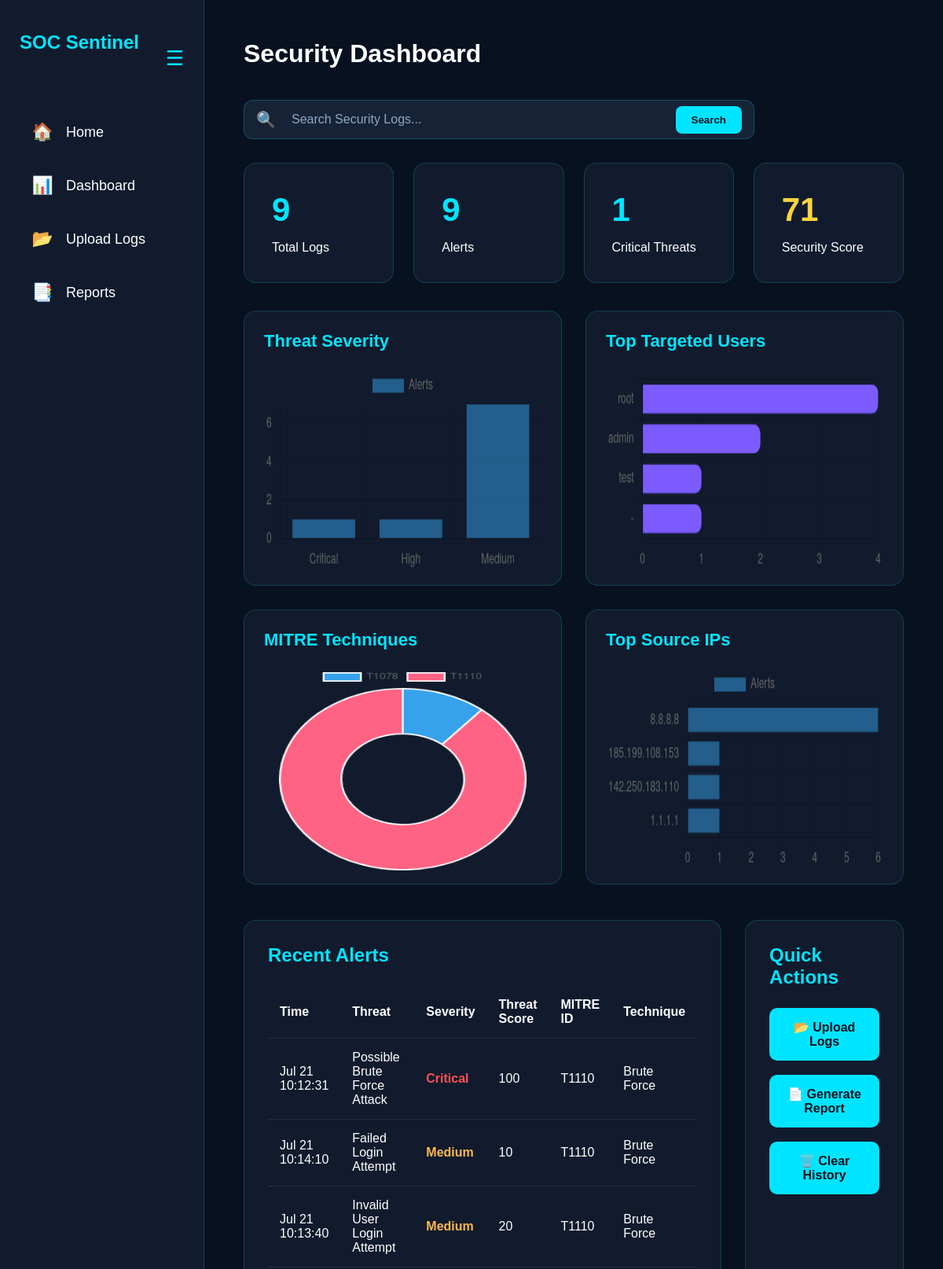
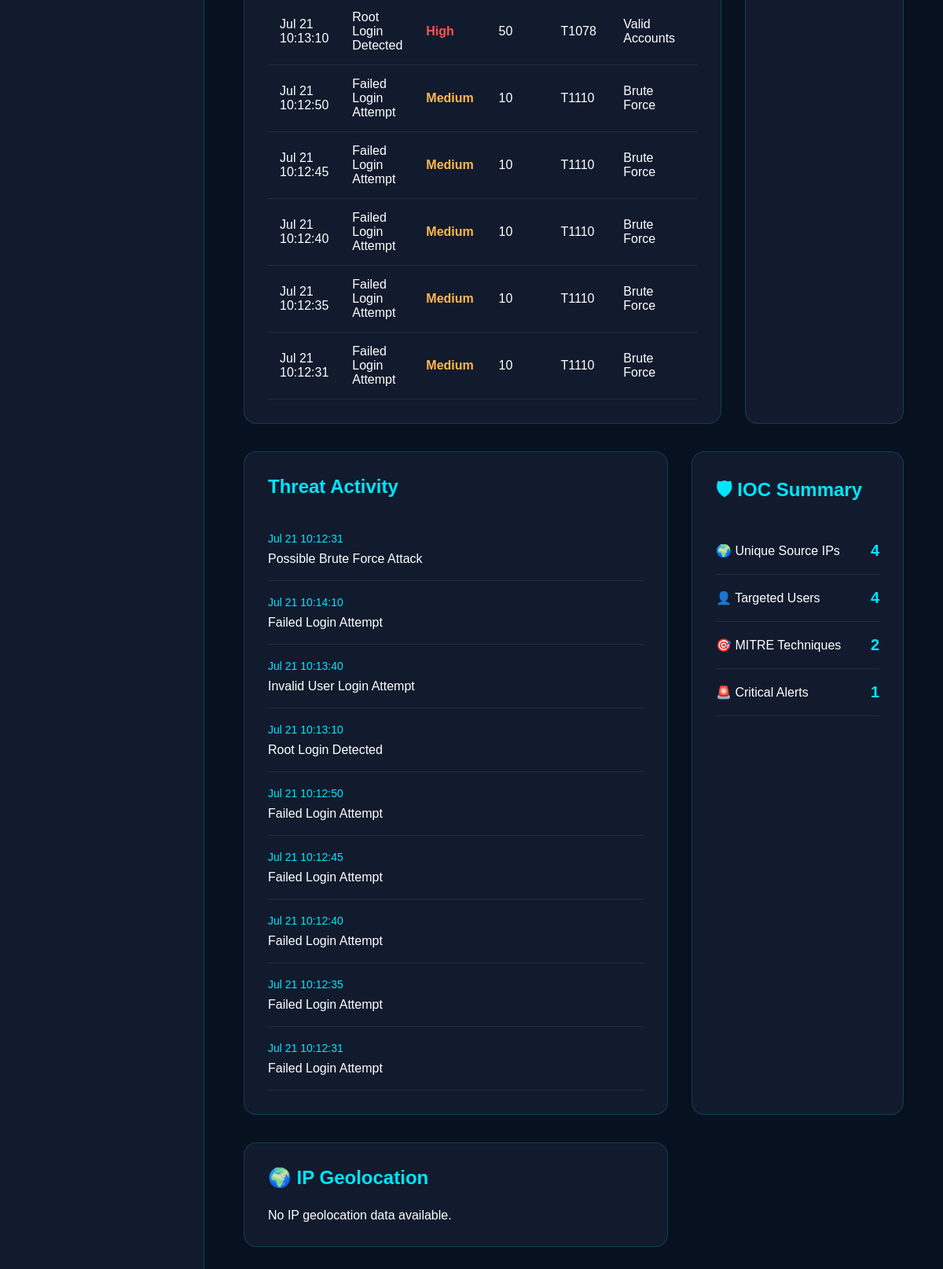
/dashboard, run on the app's committed database (2 pictures, top to bottom).
### tables this page shows
CREATE TABLE alerts (

            id INTEGER PRIMARY KEY AUTOINCREMENT,

            timestamp TEXT,

            severity TEXT,

            score INTEGER,

            mitre_id TEXT,

            mitre_name TEXT,

            alert TEXT,

             ip TEXT,

            username TEXT

        );

### app.py (the view)
@app.route("/dashboard")
def dashboard():
    global geo_results
    data = get_dashboard_data()
    query = request.args.get("search", "").strip()
    alerts = []
    for alert in data["recent_alerts"]:
        alerts.append({
            "timestamp": alert[0],
            "alert": alert[1],
            "severity": alert[2],
            "score": alert[3],
            "mitre_id": alert[4],
            "mitre_name": alert[5],
            "ip": alert[6] if len(alert) > 6 else "",
            "username": alert[7] if len(alert) > 7 else ""
        })
    filtered_alerts = search_logs(alerts, query)
    severity_labels = [item[0] for item in data["severity_data"]]
    severity_counts = [item[1] for item in data["severity_data"]]
    mitre_labels = [item[0] for item in data["mitre_data"]]
    mitre_counts = [item[1] for item in data["mitre_data"]]
    ip_labels = [item[0] for item in data["top_ips"]]
    ip_counts = [item[1] for item in data["top_ips"]]
    user_labels = [item[0] for item in data["top_users"]]
    user_counts = [item[1] for item in data["top_users"]]
    return render_template(
        "dashboard.html",
        total_logs=data["total_logs"],
        total_alerts=data["total_alerts"],
        critical_alerts=data["critical_alerts"],
        security_score=data["security_score"],
        unique_ips=data["unique_ips"],
        targeted_users=data["targeted_users"],
        mitre_count=data["mitre_count"],
        recent_alerts=filtered_alerts,
        geo_results=geo_results,
        search_query=query,
        result_count=len(filtered_alerts),
        severity_labels=severity_labels,
        severity_counts=severity_counts,
        mitre_labels=mitre_labels,
        mitre_counts=mitre_counts,
        ip_labels=ip_labels,
        ip_counts=ip_counts,
        user_labels=user_labels,
        user_counts=user_counts
    )

### search/search_logs.py (called while the page is built, shortened)
def search_logs(alerts, query=""):
    if not query:
        return alerts

### templates/dashboard.html (shortened to what this page needs)
<!DOCTYPE html>
<html lang="en">
<head>
    <link rel="stylesheet" href="{{ url_for('static', filename='css/style.css') }}">
</head>
<body>
<div class="dashboard">
    <aside class="sidebar" id="sidebar">
    <div class="sidebar-header">
        <h2 class="logo-text">SOC Sentinel</h2>
        <button id="toggle-btn" class="toggle-btn">
            ☰
        </button>
    </div>
    <ul>
        <li>
            <a href="/">
                <span class="icon">🏠</span>
                <span class="text">Home</span>
            </a>
        </li>
        <li>
            <a href="/dashboard">
                <span class="icon">📊</span>
                <span class="text">Dashboard</span>
            </a>
        </li>
        <li>
            <a href="/upload">
                <span class="icon">📂</span>
                <span class="text">Upload Logs</span>
            </a>
        </li>
        <li>
            <a href="/reports">
                <span class="icon">📑</span>
                <span class="text">Reports</span>
            </a>
        </li>
    </ul>
</aside>
    <main class="main-content">
        <h1>Security Dashboard</h1>
<div class="search-section">
    <form action="/dashboard" method="GET" class="search-form">
        <div class="search-box">
            <span class="search-icon">🔍</span>
            <input
                id="smartSearch"
                type="text"
                name="search"
                value="{{ search_query }}"
                placeholder="Search Security Logs..."
                autocomplete="off">
            <button type="submit">
                Search
            </button>
        </div>
    </form>
</div>
        <div class="cards">
            <div class="card">
                <h2>{{ total_logs }}</h2>
                <p>Total Logs</p>
            </div>
            <div class="card">
                <h2>{{ total_alerts }}</h2>
                <p>Alerts</p>
            </div>
            <div class="card">
                <h2>{{ critical_alerts }}</h2>
                <p>Critical Threats</p>
            </div>
                <div class="card">
        {% if security_score >= 90 %}
            <h2 style="color:#39ff88;">{{ security_score }}</h2>
            <p>Security Score</p>
        {% elif security_score >= 70 %}
            <h2 style="color:#ffd43b;">{{ security_score }}</h2>
            <p>Security Score</p>
        {% else %}
            <h2 style="color:#ff4d4d;">{{ security_score }}</h2>
            <p>Security Score</p>
        {% endif %}
    </div>
        </div>
                <div class="charts-grid">
        <div class="chart-card">
            <h2>Threat Severity</h2>
            <canvas id="severityChart"></canvas>
        </div>
        <div class="chart-card">
            <h2>Top Targeted Users</h2>
            <canvas id="usersChart"></canvas>
        </div>
        <div class="chart-card">
            <h2>MITRE Techniques</h2>
            <canvas id="mitreChart"></canvas>
        </div>
        <div class="chart-card">
            <h2>Top Source IPs</h2>
            <canvas id="ipChart"></canvas>
        </div>
    </div>
        <div class="dashboard-grid">
            <div class="recent-alerts">
                <h2>Recent Alerts</h2>
                <table>
                    <thead>
                        <tr>
                            <th>Time</th>
                            <th>Threat</th>
                            <th>Severity</th>
                            <th>Threat Score</th>
                            <th>MITRE ID</th>
                            <th>Technique</th>
                        </tr>
                    </thead>
                    <tbody>
                       {% for alert in recent_alerts %}
<tr>
    <td>{{ alert.timestamp }}</td>
    <td>{{ alert.alert }}</td>
    {% if alert.severity == "Critical" or alert.severity == "High" %}
        <td class="high">{{ alert.severity }}</td>
    {% elif alert.severity == "Medium" %}
        <td class="medium">{{ alert.severity }}</td>
    {% else %}
        <td class="low">{{ alert.severity }}</td>
    {% endif %}
    <td>{{ alert.score }}</td>
    <td>{{ alert.mitre_id }}</td>
    <td>{{ alert.mitre_name }}</td>
</tr>
{% endfor %}
                    </tbody>
                </table>
            </div>
            <div class="quick-actions">
                <h2>Quick Actions</h2>
                <a href="/upload" class="action-btn">📂 Upload Logs</a>
                <a href="/reports" class="action-btn">📄 Generate Report</a>
                <a href="/clear-history"
                   class="action-btn"
                   onclick="return confirm('Are you sure you want to clear all logs and alerts?')">
                    🗑️ Clear History
                </a>
            </div>
        </div>
        <section class="bottom-section">
            <div class="activity-panel">
                <h2>Threat Activity</h2>
                <div class="activity">
                    {% if recent_alerts %}
                        {% for alert in recent_alerts %}
                        <div class="activity-item">
                            <span>{{ alert.timestamp }}</span>
                            <p>{{ alert.alert }}</p>
                        </div>
                        {% endfor %}
                    {% else %}
                        <div class="activity-item">
                            <p>No threat activity found.</p>
                        </div>
                    {% endif %}
                </div>
            </div>
            <div class="system-panel">
        <h2>🛡 IOC Summary</h2>
        <div class="status-box">
            <p>🌍 Unique Source IPs</p>
            <strong>{{ unique_ips }}</strong>
        </div>
        <div class="status-box">
            <p>👤 Targeted Users</p>
            <strong>{{ targeted_users }}</strong>
        </div>
        <div class="status-box">
            <p>🎯 MITRE Techniques</p>
            <strong>{{ mitre_count }}</strong>
        </div>
        <div class="status-box">
            <p>🚨 Critical Alerts</p>
            <strong class="high">{{ critical_alerts }}</strong>
        </div>
    </div>
        </section>
<section class="bottom-section">
    <div class="recent-alerts" style="width:100%;">
        <h2>🌍 IP Geolocation</h2>
        {% if geo_results %}
        <table>
            <thead>
                <tr>
                    <th>IP Address</th>
                    <th>Country</th>
                    <th>City</th>
                    <th>ISP</th>
                    <th>Latitude</th>
                    <th>Longitude</th>
                </tr>
            </thead>
            <tbody>
                {% for geo in geo_results %}
                <tr>
                    <td>{{ geo.ip }}</td>
                    <td>
                        {% if geo.country_code %}
                        <img
                            src="https://flagsapi.com/{{ geo.country_code }}/flat/24.png"
                            width="24"
                            style="vertical-align:middle; margin-right:8px;">
                        {% endif %}
                        {{ geo.country }}
                    </td>
                    <td>{{ geo.city }}</td>
                    <td>{{ geo.isp }}</td>
                    <td>{{ geo.latitude }}</td>
                    <td>{{ geo.longitude }}</td>
                </tr>
                {% endfor %}
            </tbody>
        </table>
        {% else %}
            <p>No IP geolocation data available.</p>
        {% endif %}
    </div>
</section>
    </main>
</div>
<script>
new Chart(document.getElementById('severityChart'), {
    type: 'bar',
    data: {
        labels: {{ severity_labels|tojson }},
        datasets: [{
            label: 'Alerts',
            data: {{ severity_counts|tojson }}
        }]
    }
});
new Chart(document.getElementById('usersChart'), {
    type: 'bar',
    data: {
        labels: {{ user_labels|tojson }},
        datasets: [{
            label: 'Attack Attempts',
            data: {{ user_counts|tojson }},
            backgroundColor: "#7c5cff",
            borderRadius: 8
        }]
    },
    options: {
        indexAxis: 'y',
        plugins: {
            legend: {
                display: false
            }
        }
    }
});
new Chart(document.getElementById('mitreChart'), {
    type: 'doughnut',
    data: {
        labels: {{ mitre_labels|tojson }},
        datasets: [{
            data: {{ mitre_counts|tojson }}
        }]
    }
});
new Chart(document.getElementById('ipChart'), {
    type: 'bar',
    data: {
        labels: {{ ip_labels|tojson }},
        datasets: [{
            label: 'Alerts',
            data: {{ ip_counts|tojson }}
        }]
    },
    options: {
        indexAxis: 'y'
    }
});
</script>
</body>
</html>

### static/css/style.css (style rules this page uses)
* { margin:0; padding:0; box-sizing:border-box; }
body { background:#08111f; color:white; font-family:Arial, Helvetica, sans-serif; }
.dashboard { display:flex; min-height:100vh; }
.sidebar { width:260px; background:#111b2d; padding:40px 25px; border-right:1px solid rgba(0,229,255,.2); }
.sidebar h2 { color:#00E5FF; margin-bottom:40px; }
.sidebar ul { list-style:none; }
.sidebar li { margin:22px 0; }
.sidebar a { color:white; text-decoration:none; font-size:18px; }
.main-content { flex:1; padding:50px; }
.main-content h1 { margin-bottom:40px; }
.cards { display:grid; grid-template-columns:repeat(4,1fr); gap:25px; }
.card { background:#111b2d; padding:35px; border-radius:16px; border:1px solid rgba(0,229,255,.18); }
.card h2 { color:#00E5FF; font-size:42px; margin-bottom:15px; }
.dashboard-grid { margin-top:45px; display:grid; grid-template-columns:2fr 1fr; gap:30px; }
.recent-alerts, .quick-actions { background:#111b2d; border:1px solid rgba(0,229,255,.18); border-radius:16px; padding:30px; }
.recent-alerts h2, .quick-actions h2 { color:#00E5FF; margin-bottom:25px; }
table { width:100%; border-collapse:collapse; }
th,td { padding:15px; text-align:left; border-bottom:1px solid rgba(255,255,255,.08); }
.high { color:#ff5252; font-weight:bold; }
.medium { color:#ffb84d; font-weight:bold; }
.action-btn { display:block; margin-bottom:18px; text-decoration:none; background:#00E5FF; color:#08111f; padding:15px; text-align:center; border-radius:10px; font-weight:bold; }
.bottom-section { display:grid; grid-template-columns:2fr 1fr; gap:30px; margin-top:35px; }
.activity-panel, .system-panel { background:#111b2d; border:1px solid rgba(0,229,255,.18); border-radius:16px; padding:30px; }
.activity-panel h2, .system-panel h2 { color:#00E5FF; margin-bottom:25px; }
.activity-item { padding:18px 0; border-bottom:1px solid rgba(255,255,255,.08); }
.activity-item span { color:#00E5FF; font-size:14px; }
.activity-item p { margin-top:8px; }
.status-box { display:flex; justify-content:space-between; align-items:center; padding:18px 0; border-bottom:1px solid rgba(255,255,255,.08); transition:.3s; }
.status-box strong { color:#00E5FF; font-size:20px; }
.search-section { margin:30px 0; }
.search-form { width:100%; }
.search-box { display:flex; align-items:center; width:650px; max-width:100%; background:#162235; border:1px solid rgba(0,229,255,.25); border-radius:12px; padding:0 15px; }
.search-icon { font-size:20px; color:#00E5FF; margin-right:10px; }
.search-box input { flex:1; background:transparent; border:none; outline:none; color:white; font-size:16px; padding:15px 10px; }
.search-box input::placeholder { color:#8ea8c3; }
.search-box button { background:#00E5FF; color:#08111f; border:none; border-radius:8px; padding:10px 20px; font-weight:bold; cursor:pointer; transition:.3s; }
.charts-grid { display:grid; grid-template-columns:repeat(2,1fr); gap:30px; margin-top:35px; margin-bottom:35px; }
.chart-card { background:#111b2d; border:1px solid rgba(0,229,255,.18); border-radius:16px; padding:25px; height:350px; }
.chart-card h2 { color:#00E5FF; margin-bottom:20px; font-size:22px; }
.chart-card canvas { width:100% !important; height:260px !important; }
.sidebar { width:260px; transition:all .35s ease; overflow:hidden; }
.sidebar-header { display:flex; justify-content:space-between; align-items:center; margin-bottom:35px; }
.toggle-btn { background:none; border:none; color:#00E5FF; font-size:26px; cursor:pointer; transition:.3s; }
.sidebar ul { padding:0; }
.sidebar ul li { list-style:none; margin:18px 0; }
.sidebar ul li a { display:flex; align-items:center; gap:15px; text-decoration:none; color:white; padding:12px 14px; border-radius:10px; transition:.3s; }
.sidebar .icon { font-size:22px; min-width:30px; text-align:center; }

### data on the page
alerts: timestamp "Jul 21 10:12:31", alert "Possible Brute Force Attack", severity "Critical", score "100", mitre_id "T1110", mitre_name "Brute Force"
alerts: timestamp "Jul 21 10:14:10", alert "Failed Login Attempt", severity "Medium", score "10", mitre_id "T1110", mitre_name "Brute Force"
alerts: timestamp "Jul 21 10:13:40", alert "Invalid User Login Attempt", severity "Medium", score "20", mitre_id "T1110", mitre_name "Brute Force"
alerts: timestamp "Jul 21 10:13:10", alert "Root Login Detected", severity "High", score "50", mitre_id "T1078", mitre_name "Valid Accounts"
alerts: timestamp "Jul 21 10:12:50", alert "Failed Login Attempt", severity "Medium", score "10", mitre_id "T1110", mitre_name "Brute Force"
alerts: timestamp "Jul 21 10:12:45", alert "Failed Login Attempt", severity "Medium", score "10", mitre_id "T1110", mitre_name "Brute Force"
alerts: timestamp "Jul 21 10:12:40", alert "Failed Login Attempt", severity "Medium", score "10", mitre_id "T1110", mitre_name "Brute Force"
alerts: timestamp "Jul 21 10:12:35", alert "Failed Login Attempt", severity "Medium", score "10", mitre_id "T1110", mitre_name "Brute Force"
alerts: timestamp "Jul 21 10:12:31", alert "Failed Login Attempt", severity "Medium", score "10", mitre_id "T1110", mitre_name "Brute Force"

### other printed values
{{ total_logs }} "9"
{{ total_alerts }} "9"
{{ critical_alerts }} "1"
{{ security_score }} "71"
{{ unique_ips }} "4"
{{ targeted_users }} "4"
{{ mitre_count }} "2"
chart data {{ severity_labels|tojson }} ["Critical", "High", "Medium"]
chart data {{ severity_counts|tojson }} [1, 1, 7]
chart data {{ user_labels|tojson }} ["root", "admin", "test", "-"]
chart data {{ user_counts|tojson }} [4, 2, 1, 1]
